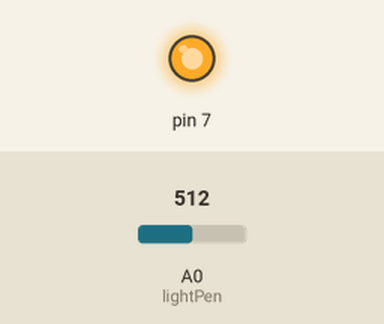
This sketch was run on a simulated Arduino Uno, built with avr-gcc and run on an emulated ATmega328P. Parts: output pins drawn as LEDs (lit = HIGH). Inputs (shaded band) come from the test bench; at power-on: A0 (lightPen) = 512. What the sketch prints to the serial monitor is not drawn.

Above: at 0.1 s.
Timing chart, 0 to 1.6 s (numbered marks = the images above):
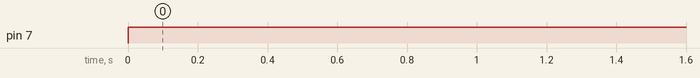

The sketch:

light_resistor_test.ino
```cpp
int lightPen=A0;
int lightVal;
int dv=50;

void setup() {
  pinMode(lightPen, INPUT);
  pinMode(7, OUTPUT);
  Serial.begin(9600);
}

void loop() {
  lightVal=analogRead(lightPen);
  Serial.println(lightVal);
  digitalWrite(7, HIGH);
  delay(dv);
}
```

Measured:
- by itself, pin 7: LOW → HIGH at 0.00 s
